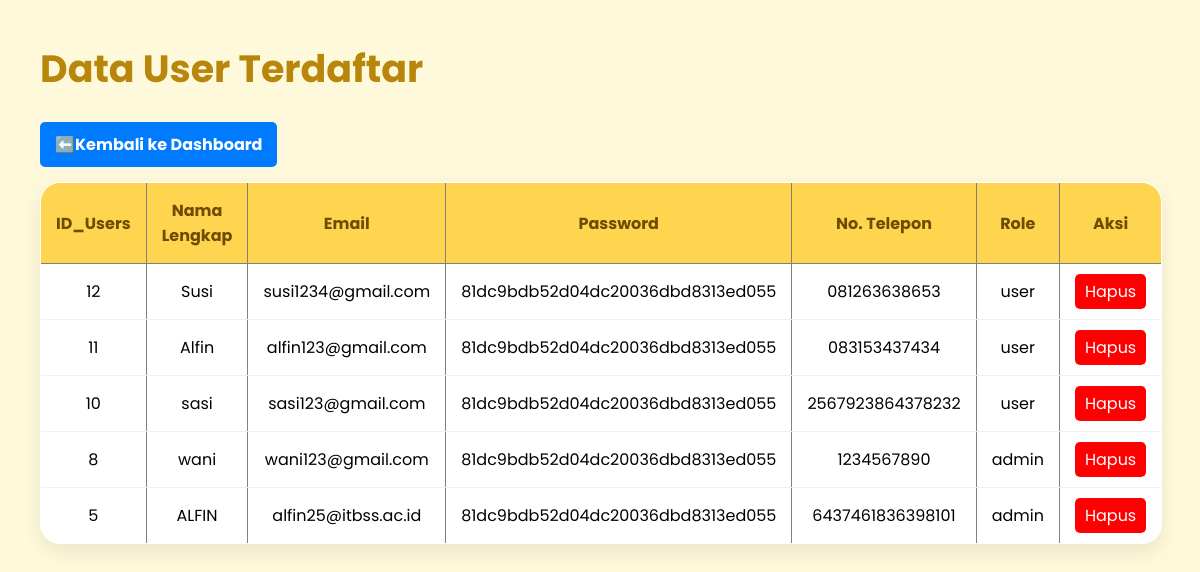
/admin/users.php, run on the app's committed database.
### tables this page shows
CREATE TABLE `users` (
  `id_users` int(255) NOT NULL,
  `full_name` varchar(100) NOT NULL,
  `email` varchar(100) NOT NULL,
  `phone_number` varchar(20) DEFAULT NULL,
  `address` text DEFAULT NULL,
  `username` varchar(50) NOT NULL,
  `password` varchar(255) NOT NULL,
  `created_at` timestamp NOT NULL DEFAULT current_timestamp(),
  `role` varchar(20) NOT NULL DEFAULT 'user'
);

### admin/users.php (the view)
<?php
include "../koneksi.php";
$query = mysqli_query(
    $conn,
    "SELECT * FROM users ORDER BY id_users DESC"
);
?>
<link rel="stylesheet" href="../css/orders.css">
<h2>Data User Terdaftar</h2>
<a href="dashboard.php"
   style="
    display:inline-block;
    margin-bottom:15px;
    padding:10px 15px;
    background:#007bff;
    color:white;
    text-decoration:none;
    border-radius:5px;
    font-weight:bold;
   ">
   ⬅️Kembali ke Dashboard
</a>
<table border="1" cellpadding="10">
<tr>
    <th>ID_Users</th>
    <th>Nama Lengkap</th>
    <th>Email</th>
    <th>Password</th>
    <th>No. Telepon</th>
    <th>Role</th>
    <th>Aksi</th>
</tr>
<?php while($row = mysqli_fetch_assoc($query)){ ?>
<tr>
    <td><?= $row['id_users'] ?></td>
    <td><?= $row['full_name'] ?></td>
    <td><?= $row['email'] ?></td>
    <td><?= $row['password'] ?></td>
    <td><?= $row['phone_number'] ?></td>
    <td><?= $row['role'] ?? 'customer' ?></td>
    <td>
        <a href="hapus_user.php?id=<?= $row['id_users'] ?>"
           onclick="return confirm('Yakin ingin menghapus akun ini?')"
           style="
                background:red;
                color:white;
                padding:6px 10px;
                text-decoration:none;
                border-radius:5px;
           ">
           Hapus
        </a>
    </td>
</tr>
<?php } ?>
</table>

### css/orders.css (style rules this page uses)
* { margin:0; padding:0; box-sizing:border-box; font-family:'Poppins',sans-serif; }
h2 { color:#b8860b; margin-bottom:25px; font-size:38px; }
table { width:100%; border-collapse:collapse; background:white; border-radius:20px; overflow:hidden; box-shadow:0 8px 20px rgba(0,0,0,.08); }
th { background:#ffd54f; color:#6d4c00; padding:15px; }
td { padding:15px; text-align:center; border-bottom:1px solid #f1f1f1; }

### data on the page
users: id_users "12", full_name "Susi", email "susi1234@gmail.com", password "81dc9bdb52d04dc20036dbd8313ed055", phone_number "081263638653", role "user"
users: id_users "11", full_name "Alfin", email "alfin123@gmail.com", password "81dc9bdb52d04dc20036dbd8313ed055", phone_number "083153437434", role "user"
users: id_users "10", full_name "sasi", email "sasi123@gmail.com", password "81dc9bdb52d04dc20036dbd8313ed055", phone_number "2567923864378232", role "user"
users: id_users "8", full_name "wani", email "wani123@gmail.com", password "81dc9bdb52d04dc20036dbd8313ed055", phone_number "1234567890", role "admin"
users: id_users "5", full_name "ALFIN", email "alfin25@itbss.ac.id", password "81dc9bdb52d04dc20036dbd8313ed055", phone_number "6437461836398101", role "admin"
